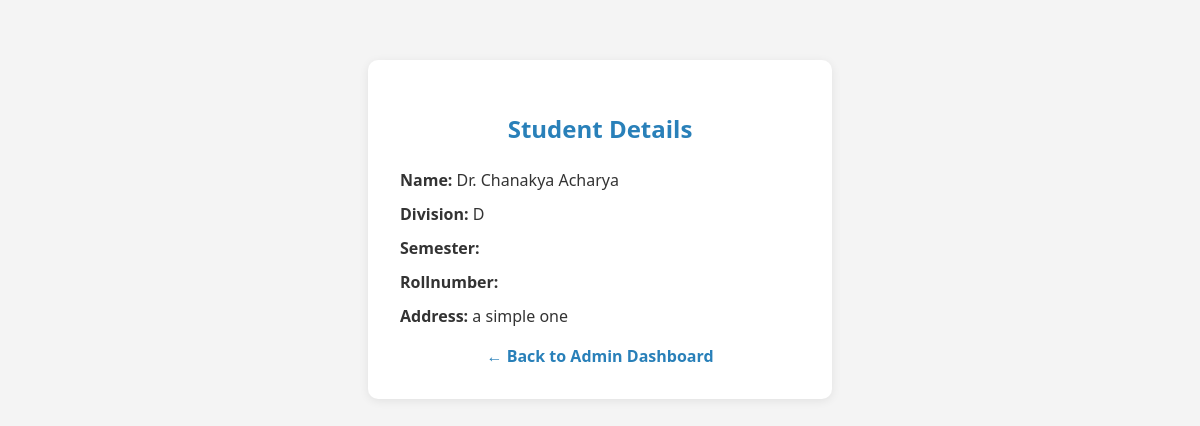
The page /students/29/ (signed in) on the database its author committed.
### student/student_crud_models.py (models this page shows, shortened)
class Student(models.Model):
    name = models.CharField(max_length=100)
    roll_number = models.CharField(max_length=20, unique=True)
    grade = models.ForeignKey(Grade, on_delete=models.CASCADE)
    stream = models.ForeignKey(Stream, on_delete=models.SET_NULL, null=True, blank=True)
    division = models.CharField(max_length=10, help_text="e.g., A, B, C")
    address = models.TextField()
    phone = models.CharField(max_length=10, blank=True)
    email = models.EmailField(blank=True)
    date_of_birth = models.DateField(null=True, blank=True)
    created_at = models.DateTimeField(default=timezone.now)
    updated_at = models.DateTimeField(auto_now=True)
    class Meta:
        ordering = ['grade', 'division', 'name']

### student/student_crud_views.py (the view, shortened to what this page needs)
# urls.py: path('students/<int:pk>/', student_detail, name='student_detail'),
@login_required
def student_detail(request, pk=None):
    if pk:
        if not request.user.is_staff:
            messages.error(request, 'You do not have permission to view this page.')
            return redirect('student_list')
        student = get_object_or_404(Student, pk=pk)
        is_admin_view = True
    return render(request, 'student/student_detail.html', {
        'student': student,
        'is_admin_view': is_admin_view
    })

### STUDENT_MANAGEMENT_SYSTEM/STUDENT_MANAGEMENT_SYSTEM/STUDENT_MANAGEMENT_SYSTEM/student/templates/student/student_detail.html (shortened to what this page needs)
<html>
<head>
</head>
<body>
    <div class="container">
        <h2>Student Details</h2>
        {% if student %}
            <div class="detail"><strong>Name:</strong> {{ student.name }}</div>
            <div class="detail"><strong>Division:</strong> {{ student.division }}</div>
            <div class="detail"><strong>Semester:</strong> {{ student.semester }}</div>
            <div class="detail"><strong>Rollnumber:</strong> {{ student.rollnumber }}</div>
            <div class="detail"><strong>Address:</strong> {{ student.address }}</div>
        {% else %}
            <div class="no-details">No details found for your account.</div>
        {% endif %}
        <a href="/admindashboard/" class="back-btn">&#8592; Back to Admin Dashboard</a>
    </div>
</body>
</html>

### STUDENT_MANAGEMENT_SYSTEM/STUDENT_MANAGEMENT_SYSTEM/STUDENT_MANAGEMENT_SYSTEM/student/templates/student/student_detail.html (style rules this page uses)
body { font-family: 'Segoe UI', sans-serif; background: #f4f4f4; margin: 0; padding: 0; }
.container { max-width: 400px; margin: 60px auto; background: #fff; border-radius: 10px; box-shadow: 0 2px 10px rgba(0,0,0,0.08); padding: 32px; }
h2 { color: #2980b9; margin-bottom: 24px; text-align: center; }
.detail { margin-bottom: 12px; color: #333; }
.back-btn { display: block; margin-top: 18px; color: #2980b9; text-decoration: none; font-weight: bold; text-align: center; }

### rows shown on the page
Student: name "Dr. Chanakya Acharya", division "D", address "a simple one"
